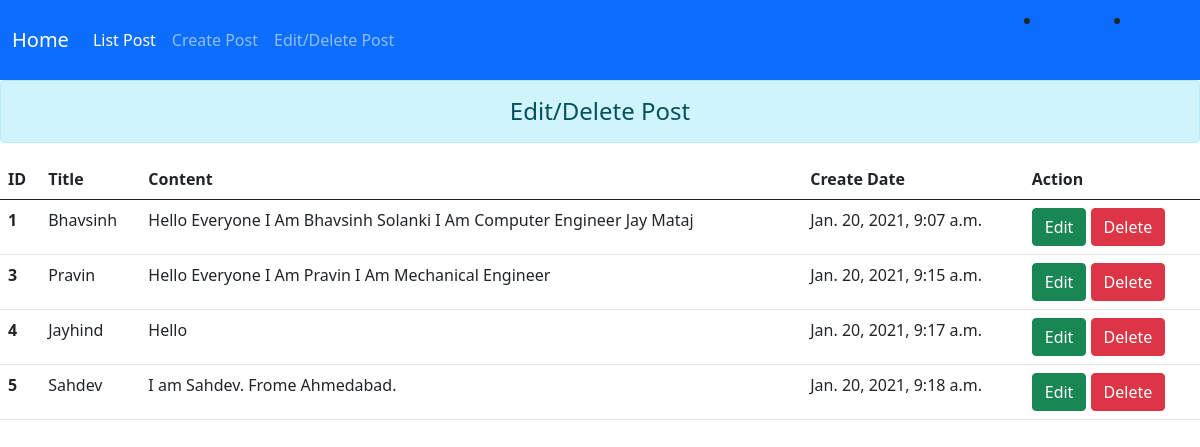
The page /list_post on the database as committed earlier.
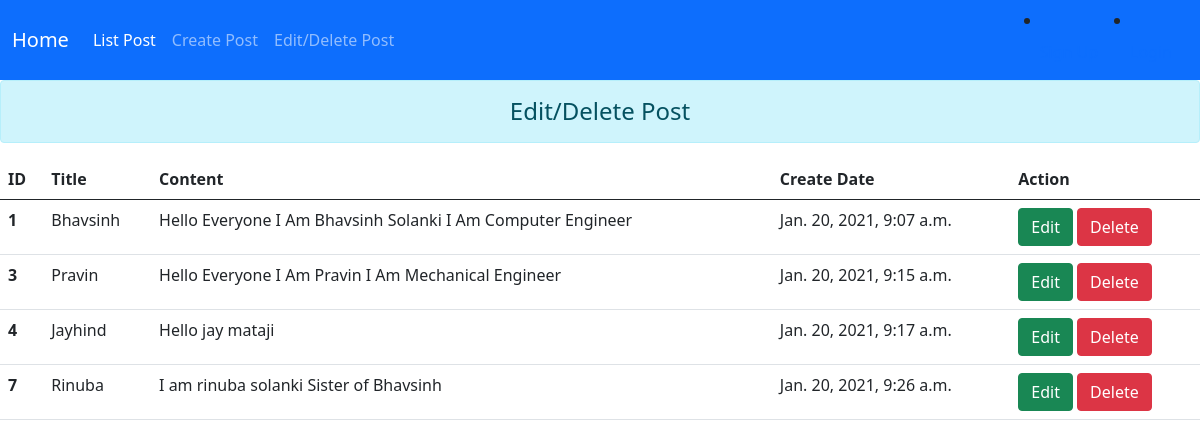
The same page on the database as committed later.
### BlogApp/models.py (models this page shows, shortened)
class Post(models.Model):
    title = models.CharField(max_length=5000)
    content = models.TextField()
    created_on = models.DateTimeField(auto_now_add=True)
    likes = models.ManyToManyField(User, related_name='blogpost_like', blank=True)

### BlogApp/views.py (the view)
# urls.py: path('list_post',views.list_post,name="list_post"),
def list_post(request):
    posts = Post.objects.all()
    return render(request, 'addandshow.html', {'post': posts})

### BlogApp/templates/addandshow.html (shortened to what this page needs)
{% extends 'base.html' %}
{% block content %}
<div class="col-sm-12">
<h4 class="text-center alert alert-info">Edit/Delete Post</h4>
{% if post %}
<table class="table table-hover">
  <thead>
    <tr>
      <th scope="col">ID</th>
      <th scope="col">Title</th>
      <th scope="col">Content</th>
      <th scope="col">Create Date</th>
      <th scope="col">Action</th>
    </tr>
  </thead>
  <tbody>
  {% for p in post %}
    <tr>
      <th scope="row">{{p.id}}</th>
      <td>{{p.title}}</td>
      <td>{{p.content}}</td>
      <td>{{p.created_on}}</td>
      <td>
      <a href="{% url 'updatedata' p.id %}" class="btn btn-success">Edit</a>
      <form action="{% url 'deletedata' p.id %}" method="POST" class="d-inline">
      <input type="submit" class="btn btn-danger" value="Delete"></form>
    </tr>
    {% endfor %}
  </tbody>
</table>
{% else %}
<h4 class="text-center alert alert-info"> No Record Found</h4>
{% endif %}
</div>
{% endblock content %}

### BlogApp/templates/base.html (shortened to what this page needs)
<!doctype html>
<html lang="en">
  <head>
    <link href="https://cdn.jsdelivr.net/npm/bootstrap@5.0.0-beta1/dist/css/bootstrap.min.css" rel="stylesheet">
  </head>
  <body>
    <nav class="navbar navbar-expand-lg navbar-dark bg-primary justify-content-between">
  <div class="container-fluid">
    <a class="navbar-brand" href="/blog_post">Home</a>
    <div class="collapse navbar-collapse" id="navbarSupportedContent">
      <ul class="navbar-nav me-auto mb-2 mb-lg-0">
        <li class="nav-item">
          <a class="nav-link active" aria-current="page" href="/blog_post">List Post</a>
        </li>
        <li class="nav-item">
          <a class="nav-link" href="/addpost">Create Post</a>
        </li>
        <li class="nav-item">
          <a class="nav-link" href="/list_post">Edit/Delete Post</a>
        </li>
      </ul>
     {% if user.is_authenticated %}
        <ul class="navbar-nav mr-sm-2">
					<li class="nav-item"> <a class="nav-link">Hello-{{user.username}}</a></li>
					<li class="nav-item">
					    <a class="nav-link" href="/logout"><i class="fas fa-bookmark fa-fw mr-2"></i>Logout</a>
					</li>
					{% else %}
					<li class="nav-item">
					    <a class="nav-link" href="/register">Sign Up</a>
					</li>
					<li class="nav-item">
					    <a class="nav-link" href="/login">Login</a>
					</li>
          {% endif %}
    </div>
  </div>
</nav>
{% block content %}
{% endblock content %}
  </body>
</html>

Rows that differ between the two databases and show on the page:
removed Post: id "5", title "Sahdev", content "I am Sahdev. Frome Ahmedabad.", created_on "Jan. 20, 2021, 9:18 a.m."
changed Post "Bhavsinh": content "Hello Everyone I Am Bhavsinh Solanki I Am Computer Engineer Jay Mataj" → "Hello Everyone I Am Bhavsinh Solanki I Am Computer Engineer"
changed Post "Jayhind": content "Hello" → "Hello jay mataji"
added Post: id "7", title "Rinuba", content "I am rinuba solanki Sister of Bhavsinh", created_on "Jan. 20, 2021, 9:26 a.m."
